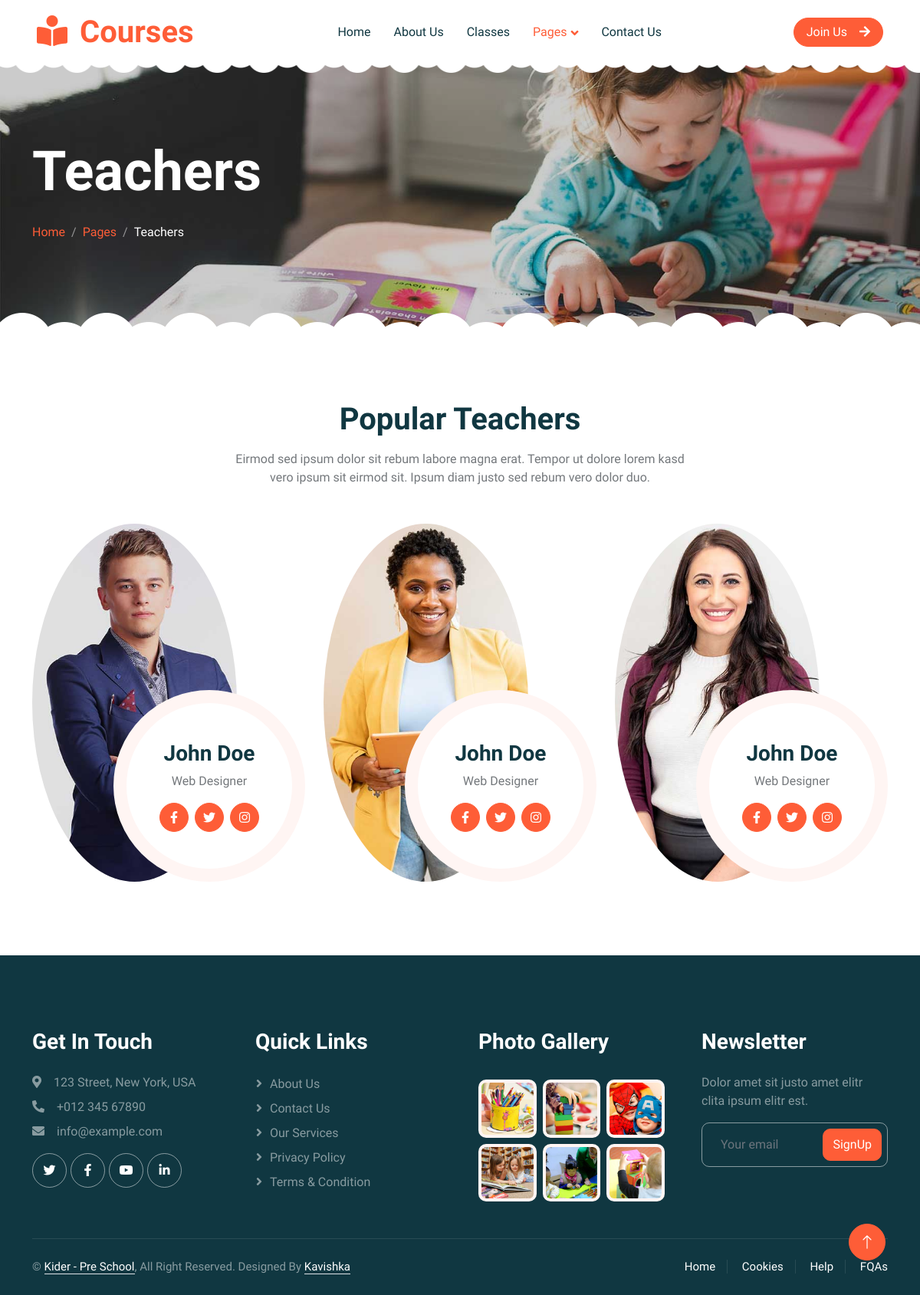
The app's page /team.php with its own data.
### tables this page shows
CREATE TABLE IF NOT EXISTS `teacher` (
  `id` int NOT NULL AUTO_INCREMENT,
  `name` varchar(38) DEFAULT NULL,
  `description` varchar(38) DEFAULT NULL,
  `image` varchar(38) DEFAULT NULL,
  PRIMARY KEY (`id`)
);

### team.php (the view, shortened to what this page needs)
<?php
$conn = mysqli_connect("localhost", "root", "", "schoolproject");
$sql2 = "SELECT * from teacher";
$result2 = mysqli_query($conn, $sql2);
?>
<!DOCTYPE html>
<html lang="en">
<head>
    <link href="https://cdnjs.cloudflare.com/ajax/libs/font-awesome/5.10.0/css/all.min.css" rel="stylesheet">
    <link href="https://cdn.jsdelivr.net/npm/bootstrap-icons@1.4.1/font/bootstrap-icons.css" rel="stylesheet">
    <link href="lib/animate/animate.min.css" rel="stylesheet">
    <link href="lib/owlcarousel/assets/owl.carousel.min.css" rel="stylesheet">
    <link href="css/bootstrap.min.css" rel="stylesheet">
    <link href="css/style.css" rel="stylesheet">
</head>
<body>
    <div class="container-xxl bg-white p-0">
        <nav class="navbar navbar-expand-lg bg-white navbar-light sticky-top px-4 px-lg-5 py-lg-0">
            <a href="index.php" class="navbar-brand">
                <h1 class="m-0 text-primary"><i class="fa fa-book-reader me-3"></i>Courses</h1>
            </a>
            <div class="collapse navbar-collapse" id="navbarCollapse">
                <div class="navbar-nav mx-auto">
                    <a href="index.php" class="nav-item nav-link">Home</a>
                    <a href="about.php" class="nav-item nav-link">About Us</a>
                    <a href="classes.php" class="nav-item nav-link">Classes</a>
                    <div class="nav-item dropdown">
                        <a href="#" class="nav-link dropdown-toggle active" data-bs-toggle="dropdown">Pages</a>
                    </div>
                    <a href="contact.php" class="nav-item nav-link">Contact Us</a>
                </div>
                <a href="" class="btn btn-primary rounded-pill px-3 d-none d-lg-block">Join Us<i class="fa fa-arrow-right ms-3"></i></a>
            </div>
        </nav>
        <div class="container-xxl py-5 page-header position-relative mb-5">
            <div class="container py-5">
                <h1 class="display-2 text-white animated slideInDown mb-4">Teachers</h1>
                <nav aria-label="breadcrumb animated slideInDown">
                    <ol class="breadcrumb">
                        <li class="breadcrumb-item"><a href="#">Home</a></li>
                        <li class="breadcrumb-item"><a href="#">Pages</a></li>
                        <li class="breadcrumb-item text-white active" aria-current="page">Teachers</li>
                    </ol>
                </nav>
            </div>
        </div>
        <div class="container-xxl py-5">
            <div class="container">
                <div class="text-center mx-auto mb-5 wow fadeInUp" data-wow-delay="0.1s" style="max-width: 600px;">
                    <h1 class="mb-3">Popular Teachers</h1>
                    <p>Eirmod sed ipsum dolor sit rebum labore magna erat. Tempor ut dolore lorem kasd vero ipsum sit
                        eirmod sit. Ipsum diam justo sed rebum vero dolor duo.</p>
                </div>
                <div class="row g-4">
                    <?php
                    while ($row = mysqli_fetch_assoc($result2)) {
                    ?>
                        <div class="col-lg-4 col-md-6 wow fadeInUp" data-wow-delay="0.1s">
                            <div class="team-item position-relative">
                                <img class="img-fluid rounded-circle w-75" src="admin/images/<?php echo $row['image'] ?>" alt="">
                                <div class="team-text">
                                    <h3><?php echo $row['name'] ?></h3>
                                    <p><?php echo $row['description'] ?></p>
                                    <div class="d-flex align-items-center">
                                        <a class="btn btn-square btn-primary mx-1" href=""><i class="fab fa-facebook-f"></i></a>
                                        <a class="btn btn-square btn-primary  mx-1" href=""><i class="fab fa-twitter"></i></a>
                                        <a class="btn btn-square btn-primary  mx-1" href=""><i class="fab fa-instagram"></i></a>
                                    </div>
                                </div>
                            </div>
                        </div>
                    <?php
                    }
                    ?>
                </div>
            </div>
        </div>
        <div class="container-fluid bg-dark text-white-50 footer pt-5 mt-5 wow fadeIn" data-wow-delay="0.1s">
            <div class="container py-5">
                <div class="row g-5">
                    <div class="col-lg-3 col-md-6">
                        <h3 class="text-white mb-4">Get In Touch</h3>
                        <p class="mb-2"><i class="fa fa-map-marker-alt me-3"></i>123 Street, New York, USA</p>
                        <p class="mb-2"><i class="fa fa-phone-alt me-3"></i>+012 345 67890</p>
                        <p class="mb-2"><i class="fa fa-envelope me-3"></i>info@example.com</p>
                        <div class="d-flex pt-2">
                            <a class="btn btn-outline-light btn-social" href=""><i class="fab fa-twitter"></i></a>
                            <a class="btn btn-outline-light btn-social" href=""><i class="fab fa-facebook-f"></i></a>
                            <a class="btn btn-outline-light btn-social" href=""><i class="fab fa-youtube"></i></a>
                            <a class="btn btn-outline-light btn-social" href=""><i class="fab fa-linkedin-in"></i></a>
                        </div>
                    </div>
                    <div class="col-lg-3 col-md-6">
                        <h3 class="text-white mb-4">Quick Links</h3>
                        <a class="btn btn-link text-white-50" href="">About Us</a>
                        <a class="btn btn-link text-white-50" href="">Contact Us</a>
                        <a class="btn btn-link text-white-50" href="">Our Services</a>
                        <a class="btn btn-link text-white-50" href="">Privacy Policy</a>
                        <a class="btn btn-link text-white-50" href="">Terms & Condition</a>
                    </div>
                    <div class="col-lg-3 col-md-6">
                        <h3 class="text-white mb-4">Photo Gallery</h3>
                        <div class="row g-2 pt-2">
                            <div class="col-4">
                                <img class="img-fluid rounded bg-light p-1" src="img/classes-1.jpg" alt="">
                            </div>
                            <div class="col-4">
                                <img class="img-fluid rounded bg-light p-1" src="img/classes-2.jpg" alt="">
                            </div>
                            <div class="col-4">
                                <img class="img-fluid rounded bg-light p-1" src="img/classes-3.jpg" alt="">
                            </div>
                            <div class="col-4">
                                <img class="img-fluid rounded bg-light p-1" src="img/classes-4.jpg" alt="">
                            </div>
                            <div class="col-4">
                                <img class="img-fluid rounded bg-light p-1" src="img/classes-5.jpg" alt="">
                            </div>
                            <div class="col-4">
                                <img class="img-fluid rounded bg-light p-1" src="img/classes-6.jpg" alt="">
                            </div>
                        </div>
                    </div>
                    <div class="col-lg-3 col-md-6">
                        <h3 class="text-white mb-4">Newsletter</h3>
                        <p>Dolor amet sit justo amet elitr clita ipsum elitr est.</p>
                        <div class="position-relative mx-auto" style="max-width: 400px;">
                            <input class="form-control bg-transparent w-100 py-3 ps-4 pe-5" type="text" placeholder="Your email">
                            <button type="button" class="btn btn-primary py-2 position-absolute top-0 end-0 mt-2 me-2">SignUp</button>
                        </div>
                    </div>
                </div>
            </div>
            <div class="container">
                <div class="copyright">
                    <div class="row">
                        <div class="col-md-6 text-center text-md-start mb-3 mb-md-0">
                            &copy; <a class="border-bottom" href="#">Kider - Pre School</a>, All Right Reserved.
                            Designed By <a class="border-bottom" href="https://codezura.com">Kavishka</a>
                        </div>
                        <div class="col-md-6 text-center text-md-end">
                            <div class="footer-menu">
                                <a href="">Home</a>
                                <a href="">Cookies</a>
                                <a href="">Help</a>
                                <a href="">FQAs</a>
                            </div>
                        </div>
                    </div>
                </div>
            </div>
        </div>
        <a href="#" class="btn btn-lg btn-primary btn-lg-square back-to-top"><i class="bi bi-arrow-up"></i></a>
    </div>
</body>
</html>

### css/style.css (style rules this page uses)
:root { --primary: #FE5D37; --light: #FFF5F3; --dark: #103741; }
.back-to-top { position: fixed; display: none; right: 45px; bottom: 45px; z-index: 99; }
.btn { font-weight: 500; transition: .5s; }
.btn.btn-primary { color: #FFFFFF; }
.btn-square { width: 38px; height: 38px; }
.btn-lg-square { width: 48px; height: 48px; }
.btn-square, .btn-sm-square, .btn-lg-square { padding: 0; display: flex; align-items: center; justify-content: center; font-weight: normal; border-radius: 50px; }
h1, h2, h3, h4, .h1, .h2, .h3, .h4, .display-1, .display-2, .display-3, .display-4, .display-5, .display-6 { font-family: 'Lobster Two', cursive; font-weight: 700; }
.navbar .navbar-nav .nav-link { padding: 30px 15px; color: var(--dark); font-weight: 500; outline: none; }
.navbar .navbar-nav .nav-link:hover, .navbar .navbar-nav .nav-link.active { color: var(--primary); }
.navbar.sticky-top { top: -100px; transition: .5s; }
.navbar .dropdown-toggle::after { border: none; content: "\f107"; font-family: "Font Awesome 5 Free"; font-weight: 900; vertical-align: middle; margin-left: 5px; transition: .5s; }
.header-carousel::before, .header-carousel::after, .page-header::before, .page-header::after { position: absolute; content: ""; width: 100%; height: 10px; top: 0; left: 0; background: url(../img/bg-header-top.png) center center repeat-x; z-index: 1; }
.header-carousel::after, .page-header::after { height: 19px; top: auto; bottom: 0; background: url(../img/bg-header-bottom.png) center center repeat-x; }
.page-header { background: linear-gradient(rgba(0, 0, 0, .2), rgba(0, 0, 0, .2)), url(../img/carousel-1.jpg) center center no-repeat; background-size: cover; }
.breadcrumb-item + .breadcrumb-item::before { color: rgba(255, 255, 255, .5); }
.team-item .team-text { position: absolute; width: 250px; height: 250px; bottom: 0; right: 0; display: flex; align-items: center; justify-content: center; flex-direction: column; background: #FFFFFF; border: 17px solid var(--light); border-radius: 250px; transition: .5s; }
.footer .btn.btn-social { margin-right: 5px; width: 45px; height: 45px; display: flex; align-items: center; justify-content: center; color: #FFFFFF; border: 1px solid rgba(255,255,255,0.5); border-radius: 45px; transition: .3s; }
.footer .btn.btn-link { display: block; margin-bottom: 5px; padding: 0; text-align: left; font-size: 16px; font-weight: normal; text-transform: capitalize; transition: .3s; }
.footer .btn.btn-link::before { position: relative; content: "\f105"; font-family: "Font Awesome 5 Free"; font-weight: 900; margin-right: 10px; }
.footer .form-control { border-color: rgba(255,255,255,0.5); }
.footer .copyright { padding: 25px 0; font-size: 15px; border-top: 1px solid rgba(256, 256, 256, .1); }
.footer .copyright a { color: #FFFFFF; }
.footer .footer-menu a { margin-right: 15px; padding-right: 15px; border-right: 1px solid rgba(255, 255, 255, .1); }
.footer .footer-menu a:last-child { margin-right: 0; padding-right: 0; border-right: none; }

### records on screen
teacher: image (picture), name "John Doe", description "Web Designer"
teacher: image (picture), name "John Doe", description "Web Designer"
teacher: image (picture), name "John Doe", description "Web Designer"
